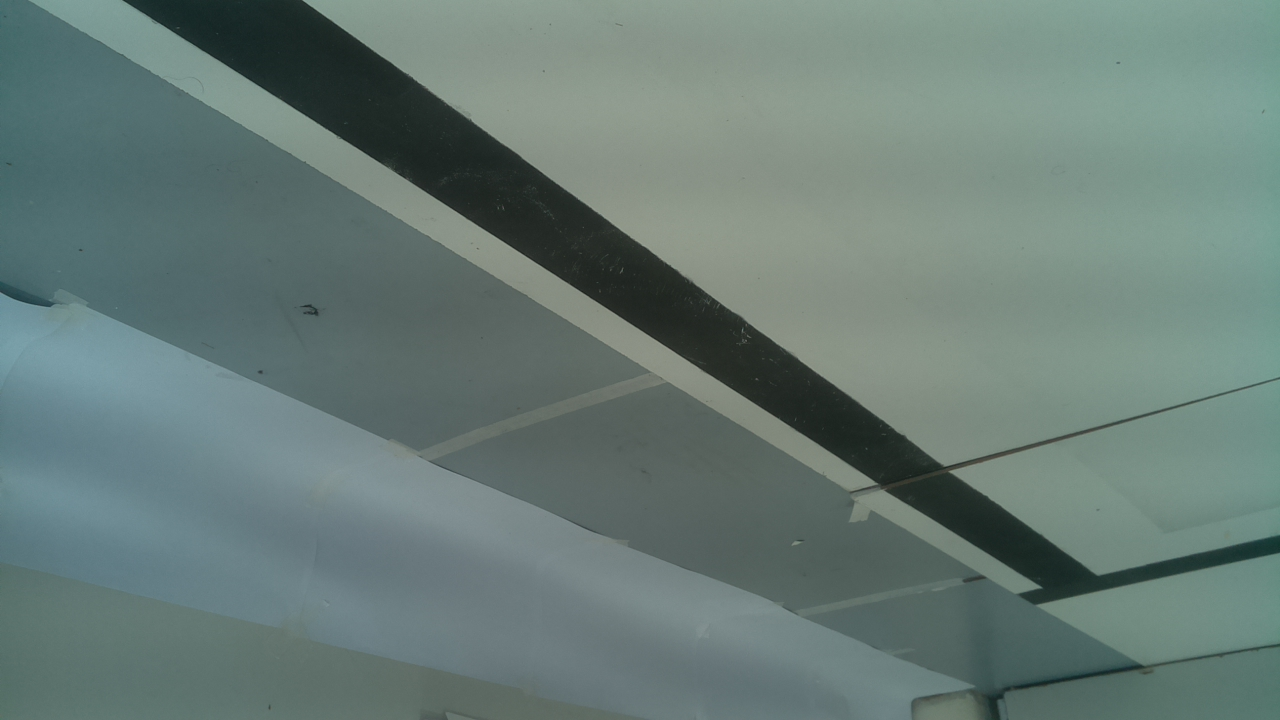
#> input picture 2021/tests/fotos_main/imagem_main0.jpg, 1280 x 720 px; its folder holds only this picture in this run
$ python teste_decisao_desvio.py
#> lines starting #> are read from the running program, lines starting #| are printed output that depends on the picture; after the words box and inside, x2 and y2 are one past the last pixel; in counts of white or black regions, pixels touching at a corner belong together
### 2021/visao.py
import cv2
import numpy as np
import math
from constantes import *
#import classes


""" Classe relacionada a imagem obtida pela camera. Ao ser chamada, inverte a imagem e salva constantes relacionadas a imagem, como altura, largura e centro.
 Possui o metodo mask, que retorna a mascara da imagem, passando o arquivo onde esta salvo os ranges da cor."""
class Classe_imagem():
    def __init__(self, path):
        #print("Entrando no _init_ do Classe_imagem()")
#> called with path = './tests/fotos_main/imagem_main0.jpg'
        img = cv2.imread(path)
#> img is the input picture: shape (720, 1280, 3); mean B, G, R 118.5, 123.6, 104.2
        #img = np.array(img)

        img = cv2.rotate(img, cv2.ROTATE_180)
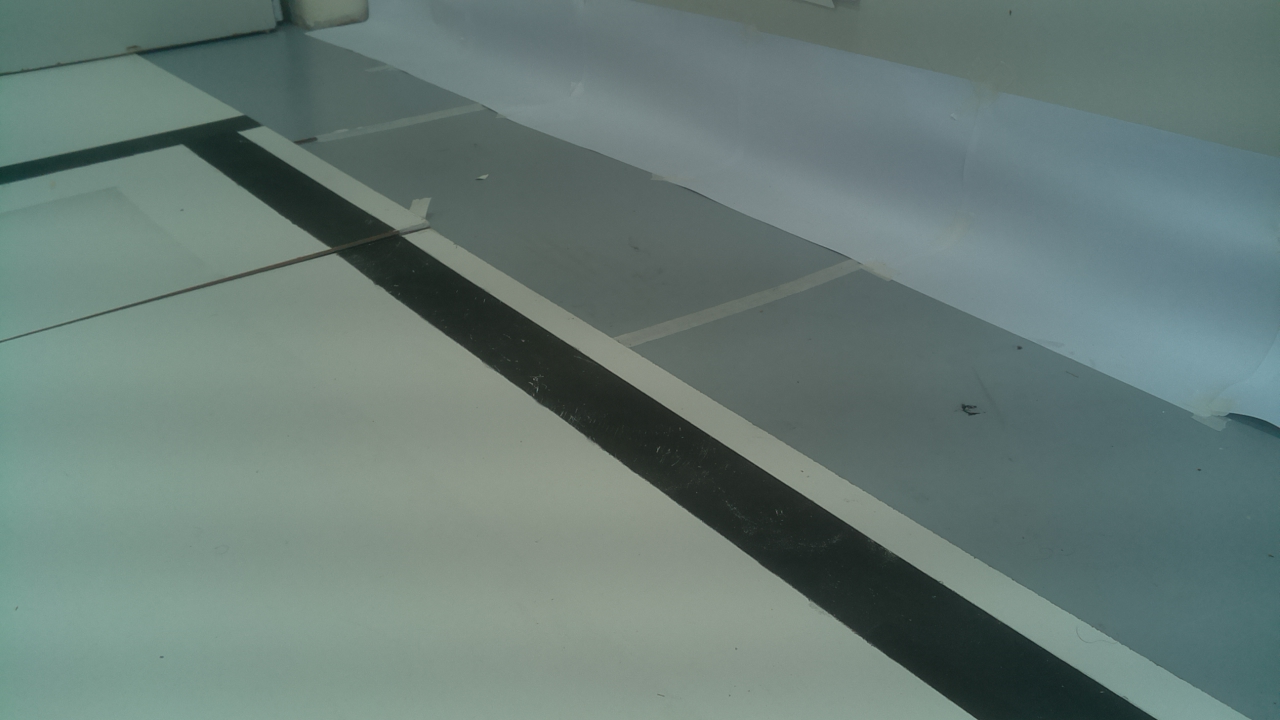
#> img: shape (720, 1280, 3); mean B, G, R 118.5, 123.6, 104.2
        #cv2.imwrite("/home/pi/Pictures/imagem_girada.jpg", img)

        img.astype(np.uint8)

        (self.altura, self.largura) = img.shape[:2]
#> self.altura = 720; self.largura = 1280
        self.centro = ( (self.largura)/2, (self.altura)/2 )
#> self.centro = (640, 360)

        # [7 lines of commented-out code are left out]
        self.img = img
        #self.topo_da_pista = int(0.0*self.altura) #coordenada y do topo da pista
        self.topo_da_pista = 0
        self.meio_da_pista = 0 # coordenada x do meio da pista
        self.largura_pista = 0 # largura do final da pista na imagem
        self.mult_largura_pista = 0.7 #ate quanto da metade da largura da pista ainda eh atravessavel pelo robo
        #print("Saindo do _init_ do Classe_imagem()")

    def mask(self, ranges_file_path):
        hsv = cv2.cvtColor(self.img, cv2.COLOR_BGR2HSV) # converte a cor para hsv
        with open(ranges_file_path, "r") as f:
            lines = f.readlines()
            range = lines[0].split(",")
            lower = np.array([int(range[0]),int(range[1]),int(range[2])])  #range de cores em hsv para reconhecer as bordas
            upper = np.array([int(range[3]),int(range[4]),int(range[5])])
        mask = cv2.inRange(hsv, lower, upper)
        kernel = np.ones((5,5), np.uint8)
        mask = cv2.morphologyEx(mask, cv2.MORPH_CLOSE, kernel, iterations=1)
        mask = cv2.morphologyEx(mask, cv2.MORPH_OPEN, kernel, iterations=1)
        return mask

'''tira o coeficiente angular ( delta y / delta x) a partir de uma lista de coordenadas x1 y1 x2 y2. utilizada em funcoes
dessa biblioteca: '''
def coef_angular(lista):
    if len(lista) != 0:
        if lista[X2] != lista[X1]: return float(float(lista[Y2]-lista[Y1]) / float(lista[X2]-lista[X1]))
        else: return 999.9
    else: return 999.9


'''tira o coeficiente linear ( y1 - coef_angular *x1 = coef_linear) a partir de uma lista de coordenadas x1 y1 x2 y2.
utilizada em funcoes dessa biblioteca: '''
def coef_linear(lista):
    if len(lista) != 0:
        return float(float(lista[Y1]) - float(lista[X1])*coef_angular(lista))
    else:   return 0
# Essa funcao deve devolver o ponto medio ( (x,y) ) da borda inferior do obstaculo mais proximo


""" recebe a mascara do branco e o objeto_imagem e procura o contorno fechado de maior area (pista). salva o y da pista como topo_da_pista e o x + largura/2
 como o meio_da_pista no objeto_imagem"""
# [29 lines left out: function reconhecer_pista, not called in this run]


""" recebe duas retas no formato [x1, y1, x2, y2] e retora o ponto de interseccao x, y """
# [10 lines left out: function interscetion, not called in this run]


''' identifica a borda laranja mais baixa e traca o ponto medio dela, retornando-o. Usada na decisao desvio'''
# [77 lines left out: function ponto_medio_borda_inferior, not called in this run]


'''Recebe apenas a imagem. Retorna o x1 y1 x2 y2 das bordas laterais e uma variavel auxiliar que inidica se
foram encontrada, duas retas, zero retas ou uma reta ( e qual eh ela). Versao do fernandes que utiliza uma mascara branca
e uma area branca nao tao grande para tentar pegar a parte mais externa das bordas pretas, alem de filtrar as muito
deitadas ou muito verticais. Usada na alinhamento_pista e na decisao_desvio'''
# [65 lines left out: function bordas_laterais_v1, not called in this run]


""" adaptacao da bordas_laterais_v1 que adiciona 3 restricoes para encontrar as retas. A primeira eh a RANGE_INCLINACAO, que seleciona um coeficiente angular minimo
 e maximo para considerar como borda. A segunda eh o topo_da_pista, que seleciona apenas as retas que estao abaixo do topo da pista para evitar ruidos. A terceira
  eh o meio_da_pista que divide as retas da borda da esquerda e da borda da direita."""
# [146 lines left out: functions bordas_laterais_v2, checar_proximidade, not called in this run]

### 2021/teste_decisao_desvio.py
#import sys
#sys.path.insert(1, '../')
from os import listdir
from os.path import  join
from visao import *
import copy

path = "./tests/fotos_main/"

IMAGES = [Classe_imagem(join(path, f)) for f in listdir(join(path))]

ANDAR = "0"
GIRAR_ESQUERDA = "1"
GIRAR_DIREITA = "2"
PARAR = "3"
SUBIR = "4"
DESCER = "5"


font                   = cv2.FONT_HERSHEY_SIMPLEX
bottomLeftCornerOfText = (10,500)
fontScale              = 1
fontColor              = (255,255,255)
lineType               = 2

def ponto_medio_borda_inferior2(objeto_imagem):

    orangemask = objeto_imagem.mask("ranges_laranja.txt")
   # cv2.imwrite( path+"../masks/"+str(ind)+".png", orangemask)
    largura = objeto_imagem.largura
    # [9 lines of commented-out code are left out]

    lista_bordas = cv2.Canny(orangemask, 100, 300, apertureSize=3)

    minLineLength = 90  # Parametro da HoughLines

    # Utlizar HoughLinesP para retornar (x1,y1) (x2,y2)
    segmentos = cv2.HoughLinesP(lista_bordas, rho=1, theta=np.pi/180, threshold=100,
                            lines=np.array([]), minLineLength=minLineLength, maxLineGap=10)
    if segmentos is None: return 0,0, 0
    numero_segmentos, _, _ = segmentos.shape
    if numero_segmentos == 0: return 0,0, 0

    #se quisermos visualizar
    '''for segmento in segmentos:
        x1,y1,x2,y2= segmento[0]
        cv2.line(imagem, (x1,y1), (x2,y2), (0,255,0), 2)'''

    """y_med_max = 0
    borda_inferior = segmentos[0]
    for segmento in segmentos:
        segmento = segmento.reshape(4)
        x1, y1, x2, y2 = segmento
        y_med = (y1+y2)//2
        if y_med > y_med_max:
            y_med_max = y_med
            borda_inferior = segmento
    x1, y1, x2, y2 = borda_inferior
    x_med = (x1 + x2)//2
    cv2.line(objeto_imagem.img, (x1,y1), (x2,y2), (0,0,255), 2)
    objeto_imagem.img = cv2.circle(objeto_imagem.img, (x_med, y_med_max), radius=10, color=(0, 255, 255), thickness=-1)
    return x_med , y_med_max"""

    ymed_bloco_todo = 0
    for i in range(numero_segmentos):
        ymed_bloco_todo+=segmentos[i][0][1] + segmentos[i][0][3]
    ymed_bloco_todo//=2*numero_segmentos
    y_max = -1
    x_min = largura
    x_max = 0
    #esse fator para baixo serve para procurar segmentos ainda mais abaixo do ponto medio
    fator_para_baixo = 1.3
    cv2.line(objeto_imagem.img, (0,int(ymed_bloco_todo*fator_para_baixo)), (objeto_imagem.largura,int(ymed_bloco_todo*fator_para_baixo)), (255,0,0), 2)

    print("Pto_Med_Borda_Inf-Num_seg: {} before for".format(numero_segmentos))
    for i in range(numero_segmentos):
        x1, y1, x2, y2 = segmentos[i].reshape(4)
        cv2.line(objeto_imagem.img, (x1,y1), (x2,y2), (255,0,255), 2)
        if (segmentos[i][0][Y1] > ymed_bloco_todo*fator_para_baixo or segmentos[i][0][Y2] > ymed_bloco_todo*fator_para_baixo):
            x_min = min(x_min, segmentos[i][0][X1], segmentos[i][0][X2])
            x_max = max(x_max, segmentos[i][0][X1], segmentos[i][0][X2])
            y_max = max(y_max, segmentos[i][0][Y1], segmentos[i][0][Y2])
    x_med = (x_min + x_max) // 2
    print("Pto_Med_Borda_Inf-Num_seg: {} after for".format(numero_segmentos))
    ##feedback
    '''imagem = cv2.circle(imagem, (int(largura//2),int(fator_para_baixo*ymed_bloco_todo)), 50,(0,255,0) , -1)
    imagem = cv2.circle(imagem, (int(x_min),int(y_max)), 50,(0,255,0) , -1)
    imagem = cv2.circle(imagem, (int(x_max),int(y_max)), 50,(0,255,0) , -1)
    imagem = cv2.circle(imagem, (int(x_med),int(y_max)), 50,(255,0,0) , -1)
    little = cv2.resize(imagem, (960, 540))
    cv2.imshow("com o ponto medio", little)
    cv2.waitKey()'''
    cv2.line(objeto_imagem.img, (x_min,y_max), (x_max,y_max), (0,0,255), 2)
    objeto_imagem.img = cv2.circle(objeto_imagem.img, (x_med, y_max), radius=10, color=(0, 255, 255), thickness=-1)
    print("TAMANHO DO BAGUIU", x_max - x_min)
    return x_min, x_max, y_max

def bordas_laterais_v3(objeto_imagem):
    mask = objeto_imagem.mask("ranges_preto.txt")
   # reconhecer_pista(mask, objeto_imagem)
    img = objeto_imagem.img
    edges = cv2.Canny(mask, 50, 150, apertureSize=3)
    cv2.imwrite( path+"../masks/"+str(ind)+".png", mask)

    lines = cv2.HoughLinesP(edges, 1, np.pi/180, 100, minLineLength=10, maxLineGap=150)
    left_lines = []
    right_lines =[]
   # todas_as_linhas = IMG
    if lines is not None:
        for line in lines:
            line = line.reshape(4)
            x1,y1,x2,y2 = line
            img = cv2.line(img, (x1,y1), (x2,y2), (0,127,255), 2)

            theta = np.pi/180*RANGE_INCLINACAO
            if y1>objeto_imagem.topo_da_pista or y2>objeto_imagem.topo_da_pista:
                if math.atan(1)-theta/2 < math.atan(coef_angular(line)) < math.atan(1)+theta/2:
                    right_lines.append([x1,y1,x2,y2])
                #    print("angulo : ", 180/np.pi*math.atan(coef_angular(line)))
                  #  print([x1, y1, x2, y2])
                    cv2.line(objeto_imagem.img, (x1,y1), (x2,y2), (0,255,0), 2)
            if y1>objeto_imagem.topo_da_pista or y2>objeto_imagem.topo_da_pista:
                if math.atan(-1)-theta/2 < math.atan(coef_angular(line)) < math.atan(-1)+theta/2:
                    left_lines.append([x1,y1,x2,y2])
                    cv2.line(objeto_imagem.img, (x1,y1), (x2,y2), (0,127,0), 2)
    else: return [],[],NAO_HA_RETA
   # cv2.imwrite("todas_as_linhas.png", todas_as_linhas)

    ha_reta_na_direita = False
    if(len(right_lines) != 0):
        ha_reta_na_direita = True
        vertical_direita = [objeto_imagem.largura,0,objeto_imagem.largura,objeto_imagem.altura]
        y_max = 0
        for line in right_lines:
            _,y = interscetion(line, vertical_direita)
            if y > y_max:
                y_max = y
                right = line
        [x1, y1, x2, y2] = right
        cv2.line(objeto_imagem.img, (x1,y1), (x2,y2), (0,0,255), 2)

    ha_reta_na_esquerda = False
    if(len(left_lines) != 0):
        ha_reta_na_esquerda = True
        vertical_esquerda = [0,0,0,objeto_imagem.altura]
        y_max = 0
        for line in left_lines:
            _,y = interscetion(line, vertical_esquerda)
            if y > y_max:
                y_max = y
                left = line
        [x1, y1, x2, y2] = left
        cv2.line(objeto_imagem.img, (x1,y1), (x2,y2), (0,0,255), 2)

    if ha_reta_na_direita == False and ha_reta_na_esquerda == False:
        return [],[],NAO_HA_RETA
    if ha_reta_na_direita == True and ha_reta_na_esquerda == True:
        return left, right, HA_DUAS_RETAS
    if ha_reta_na_direita == False and ha_reta_na_esquerda == True:
       return left, [], SO_ESQUERDA
    if ha_reta_na_direita == True and ha_reta_na_esquerda == False:
       return [], right, SO_DIREITA

def decisao_desvio2(objeto_imagem):
  #  path = camera.Take_photo()
    #objeto_imagem = Classe_imagem(path)
    x_min, x_max, y = ponto_medio_borda_inferior2(objeto_imagem)
    x = (x_min+x_max)//2
    lista_esquerda, lista_direita, j = bordas_laterais_v3(objeto_imagem)
    poly_left = [coef_angular(lista_esquerda), coef_linear(lista_esquerda)]
    poly_right = [coef_angular(lista_direita), coef_linear(lista_direita)]
    # j = 1: linha central. j = 2: borda direita. j = 3: borda esquerda. j = 0: nenhuma borda
    pixel_scale = 17.5
    d_min = 40
    x_robot = 0
    if x == 0 and y == 0:
        # Nao detectou obstaculo
        cv2.putText(objeto_imagem.img,'NAO HA RETA', bottomLeftCornerOfText, font, fontScale, fontColor, lineType)
        return ANDAR
    else:
        if j == HA_DUAS_RETAS:
            poly_inv_left = [1/poly_left[0], -poly_left[1]/poly_left[0]]
            x_linha_left = poly_inv_left[1] + poly_inv_left[0]*y
            poly_inv_right = [1/poly_right[0], -poly_right[1]/poly_right[0]]
            x_linha_right = poly_inv_right[1] + poly_inv_right[0]*y
            d_left = abs(x_min - x_linha_left)/pixel_scale
            d_right = abs(x_max - x_linha_right)/pixel_scale
            ang_left = np.arctan(poly_left[0])*(180/np.pi)
            ang_right = np.arctan(poly_right[0])*(180/np.pi)
            # 1 para esquerda, 2 direita, 3 centro
            if abs(ang_left) >= abs(ang_right) + 10:
                x_robot = 1
            elif abs(ang_right) >= abs(ang_left) + 10:
                x_robot = 2
            else:
                x_robot = 3
            print(x_robot)
            if x_robot == 3:
                if d_left > d_min and d_right > d_min:
                    d = max(d_left, d_right)
                    if d == d_left:
                        cv2.putText(objeto_imagem.img,'2 RETAS: GIRAR ESQUERDA', bottomLeftCornerOfText, font, fontScale, fontColor, lineType)
                        return GIRAR_ESQUERDA
                    else:
                        cv2.putText(objeto_imagem.img,'2 RETAS: GIRAR DIREITA', bottomLeftCornerOfText, font, fontScale, fontColor, lineType)
                        return GIRAR_DIREITA
                elif d_left > d_min and d_right <= d_min:
                    cv2.putText(objeto_imagem.img,'2 RETAS: GIRAR ESQUERDA', bottomLeftCornerOfText, font, fontScale, fontColor, lineType)
                    return GIRAR_ESQUERDA
                elif d_left <= d_min and d_right > d_min:
                    cv2.putText(objeto_imagem.img,'2 RETAS: GIRAR DIREITA', bottomLeftCornerOfText, font, fontScale, fontColor, lineType)
                    return GIRAR_DIREITA
                else:
                    d = max(d_left, d_right)
                    if d == d_left:
                        cv2.putText(objeto_imagem.img,'2 RETAS: GIRAR ESQUERDA', bottomLeftCornerOfText, font, fontScale, fontColor, lineType)
                        return GIRAR_ESQUERDA
                    else:
                        cv2.putText(objeto_imagem.img,'2 RETAS: GIRAR DIREITA', bottomLeftCornerOfText, font, fontScale, fontColor, lineType)
                        return GIRAR_DIREITA
            if x_robot == 1:
                if d_left < d_min:
                    cv2.putText(objeto_imagem.img,'2 RETAS: GIRAR DIREITA', bottomLeftCornerOfText, font, fontScale, fontColor, lineType)
                    return GIRAR_DIREITA
                else:
                    cv2.putText(objeto_imagem.img,'2 RETAS: GIRAR ESQUERDA', bottomLeftCornerOfText, font, fontScale, fontColor, lineType)
                    return GIRAR_ESQUERDA
            if x_robot == 2:
                if d_right < d_min:
                    cv2.putText(objeto_imagem.img,'2 RETAS: GIRAR ESQUERDA', bottomLeftCornerOfText, font, fontScale, fontColor, lineType)
                    return GIRAR_ESQUERDA
                else:
                    cv2.putText(objeto_imagem.img,'2 RETAS: GIRAR DIREITA', bottomLeftCornerOfText, font, fontScale, fontColor, lineType)
                    return GIRAR_DIREITA
        if j == SO_DIREITA:
            poly_inv = [1/poly_right[0], -poly_right[1]/poly_right[0]]
            x_linha = poly_inv[1] + poly_inv[0]*y
            print("imagem: ", ind, "Dist: ", abs(x_max - x_linha)/pixel_scale )
            if abs(x_max - x_linha) > d_min*pixel_scale:
                cv2.putText(objeto_imagem.img,'SO DIREITA: GIRAR DIREITA', bottomLeftCornerOfText, font, fontScale, fontColor, lineType)
                return GIRAR_DIREITA
            else:
                cv2.putText(objeto_imagem.img,'SO DIREITA: GIRAR ESQUERDA', bottomLeftCornerOfText, font, fontScale, fontColor, lineType)
                return GIRAR_ESQUERDA
        if j == SO_ESQUERDA:
            poly_inv = [1/poly_left[0], -poly_left[1]/poly_left[0]]
            x_linha = poly_inv[1] + poly_inv[0]*y
            print("imagem: ", ind, "Dist: ", abs(x_min - x_linha)/pixel_scale )
            if abs(x_min - x_linha) > d_min*pixel_scale:
                cv2.putText(objeto_imagem.img,'SO ESQUERDA: GIRAR ESQUERDA', bottomLeftCornerOfText, font, fontScale, fontColor, lineType)
                return GIRAR_ESQUERDA
            else:
                cv2.putText(objeto_imagem.img,'SO ESQUERDA: GIRAR DIREITA', bottomLeftCornerOfText, font, fontScale, fontColor, lineType)
                return GIRAR_DIREITA
        if j == NAO_HA_RETA: return ANDAR

ind=1
for IMG in IMAGES:
    i1 = copy.copy(IMG)
    i2 = copy.copy(IMG)
    ret = decisao_desvio2(IMG)
    cv2.imwrite( path+"../finais2/"+str(ind)+".png", IMG.img)
  #  ret = checar_alinhamento_pista_v2(i2)
   # cv2.imwrite( path+"../finais/"+str(i)+".png", IMG.img)
    ind+=1
#> this loop made 1 pass; (reads 2021/ranges_laranja.txt from the repository)
#> pass 1, in mask (call 2), `mask = cv2.inRange(hsv, lower, upper)`:
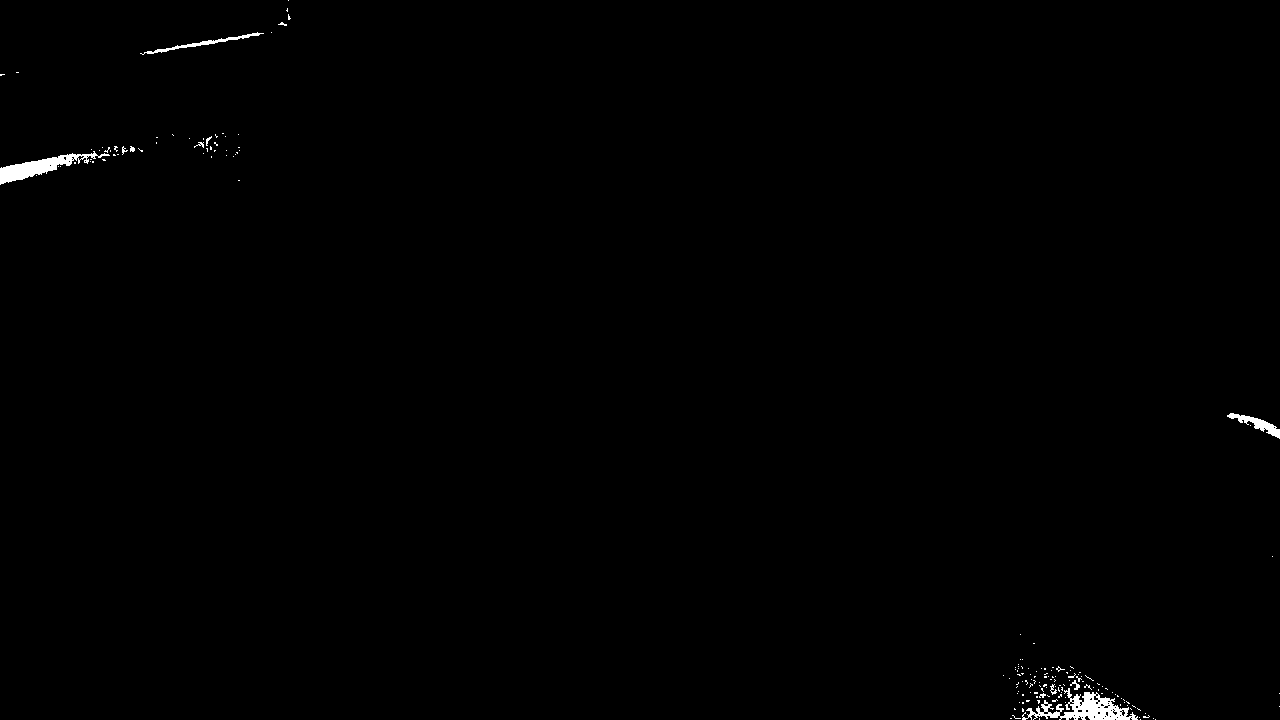
#> mask: shape (720, 1280); 0.45% white; 167 white regions (156 under 20 px), largest, box (x1, y1, x2, y2) and area: (1022, 688, 1138, 720) 1499, (0, 151, 110, 185) 1157, (1227, 413, 1280, 439) 414
#> pass 1, in mask (call 2), `mask = cv2.morphologyEx(mask, cv2.MORPH_CLOSE, kernel, iterations=1)`:
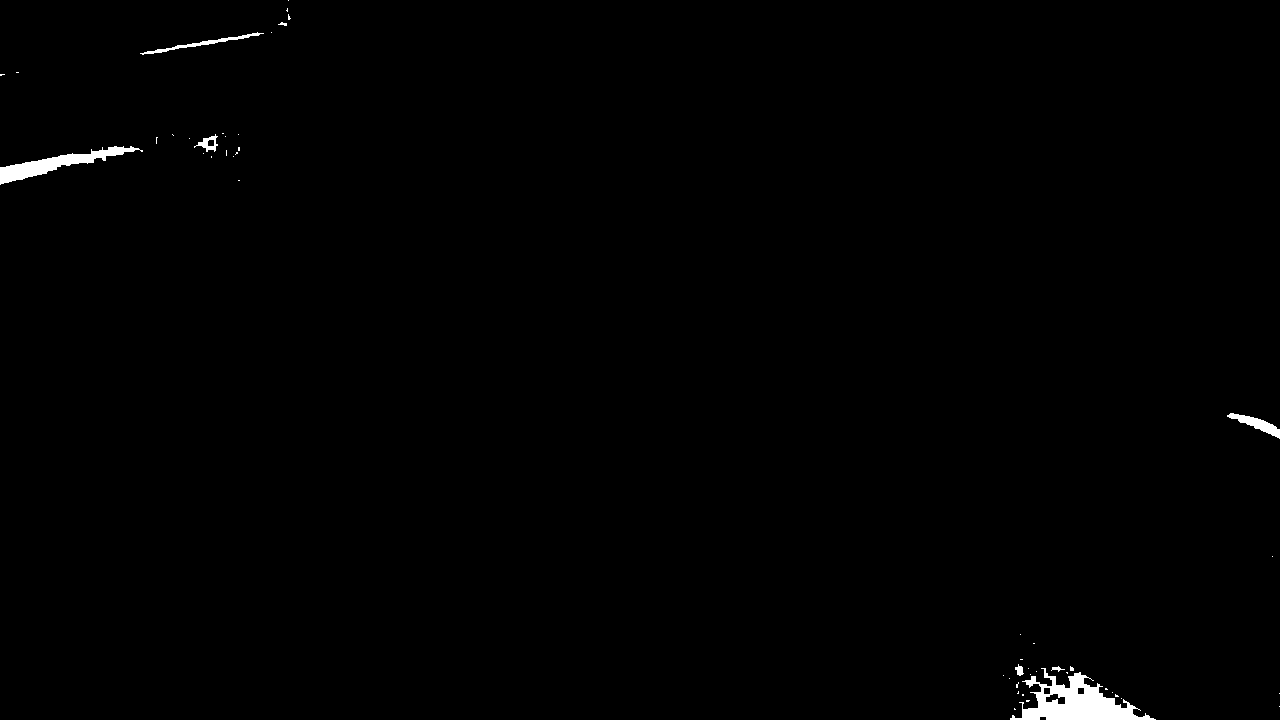
#> mask: shape (720, 1280); 0.66% white; 49 white regions (41 under 20 px), largest, box (x1, y1, x2, y2) and area: (1010, 668, 1156, 720) 3238, (0, 146, 143, 185) 1579, (1227, 413, 1280, 439) 460
#> after the loop, ind = 2
